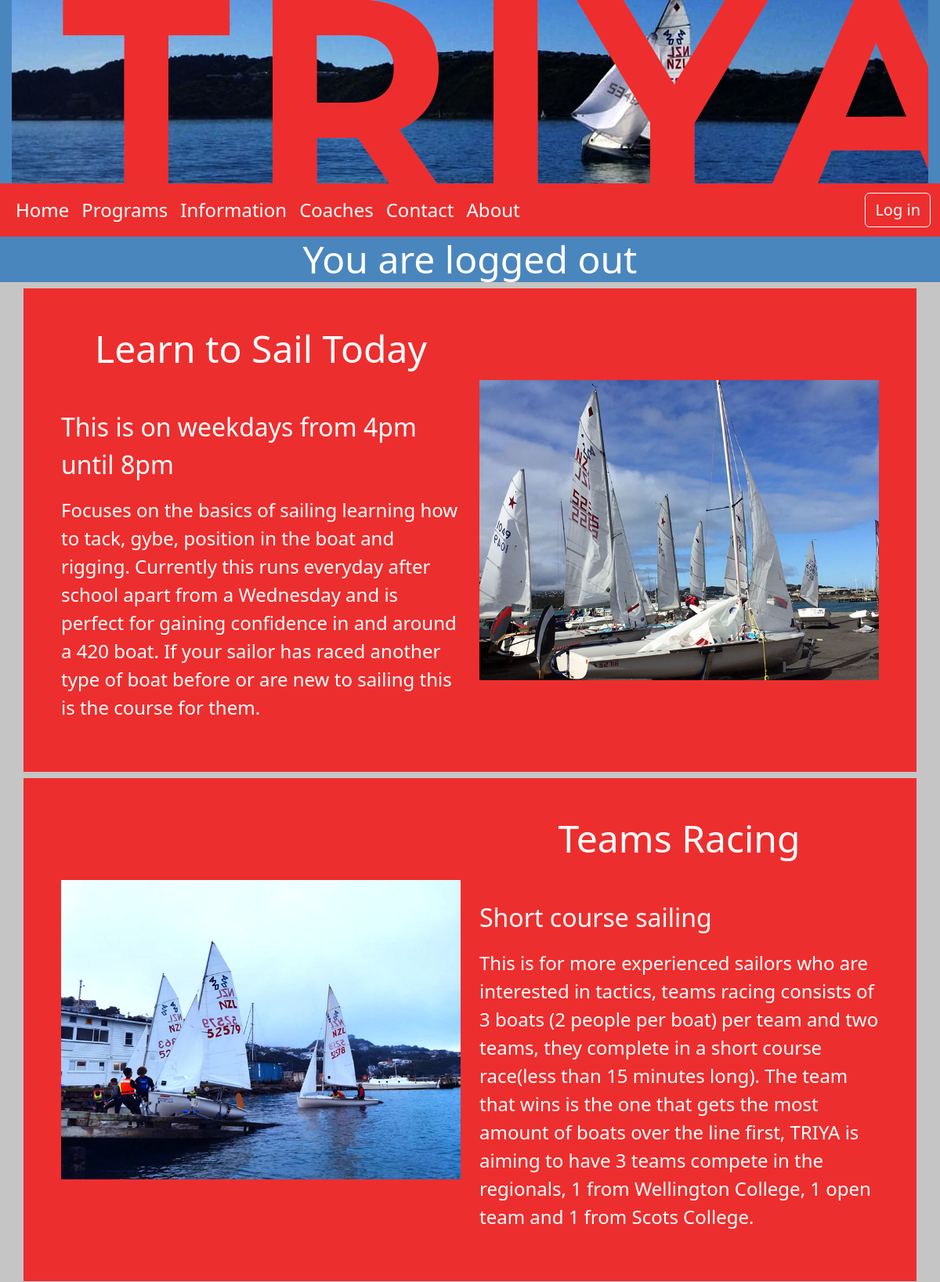
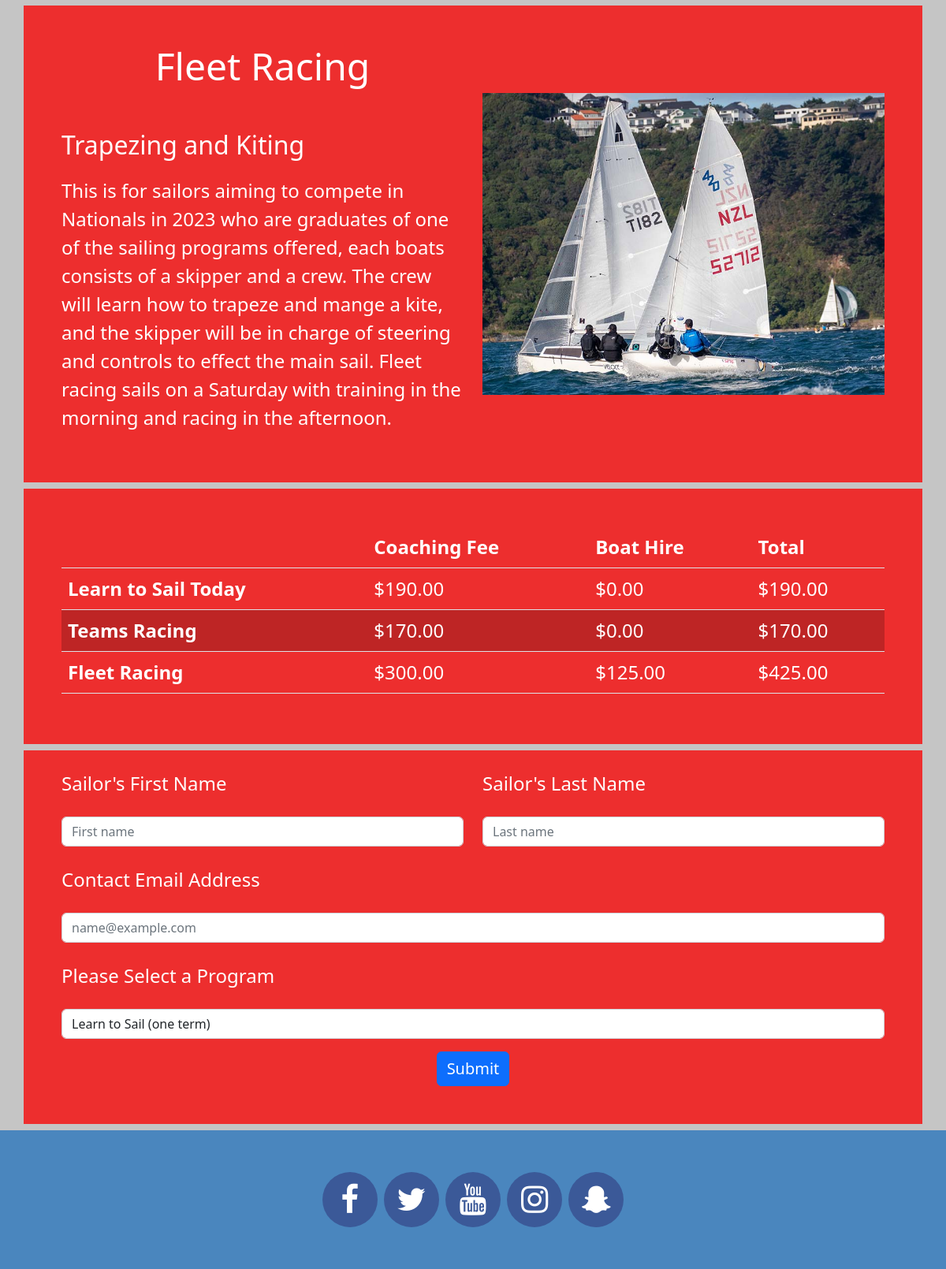
Page /programs on the committed database (2 pictures, top to bottom).
### tables this page shows
CREATE TABLE program(
    id integer primary key autoincrement not null,
    name text not null,
    subtitle text not null,
    description text not null,
    coachingfee real not null,
    boathire real not null,
    image text not null,
    updated_at date
);

### server.py (the view)
@app.route("/programs")
def programs():
    sql = "select id, name, subtitle, description, coachingfee, boathire, coachingfee+boathire as 'total', image from program;"
    result = run_search_query(sql,db_path)
    return render_template("programs.html", page_data=result)

### db_functions.py (called while the page is built)
def run_search_query(sql_query, file_path, rowfactory=True):
    try:
        db = sqlite3.connect(file_path)
        if rowfactory:
            db.row_factory = sqlite3.Row
        cursor = db.cursor()
        cursor.execute(sql_query)
        result = cursor.fetchall()
        cursor.close()
    except sqlite3.Error as error:
        print("Error while creating sqlite table: {}".format(error))
    finally:
        if db:
            db.close()
        if result:
            return result

### server.py (called while the page is built)
@app.template_filter()
def currency_format(value):
    value = float(value)
    return "${:,.2f}".format(value)

### templates/programs.html (shortened to what this page needs)
{% extends "main_template.html" %}
{% block content %}
{% for x in page_data %}
<div class="container-lg container-bg my-2 p-5 ">
    <div class="row align-items-center {{loop.cycle('','reverse') }}">
        <div class="col-md-6 ">
            <h2>{{ x["name"] }}</h2>
                <p class="main-para">{{ x["subtitle"] }}</p>
                <p class="main-para-sm">{{ x["description"] }}</p>
        </div>
         {% set img=x["image"] %}
        <div class="col-md-6 {{loop.cycle('','order-first') }}"><img class="img-fluid mx-auto d-block" src="{{ url_for('static', filename='images/'+img ) }}" alt=""></div>
    </div>
</div>
{% endfor %}
<div class="container-lg container-bg my-2 p-5 ">
    <table class="table">
        <thead>
        <tr><th> </th><th> Coaching Fee </th> <th> Boat Hire </th> <th> Total</th></tr>
        </thead>
        <tbody>
           {% for x in page_data %}
           <tr>
        <th scope="row" class="text-navblue">{{ x["name"] }}</th>
           <td> {{ x["coachingfee"] | currency_format }}</td>
           <td>{{ x["boathire"] | currency_format }}</td>
        <td> {{ x["total"] | currency_format }} </td>
        </tr>
        {% endfor %}
        </tbody>
    </table>
</div>
<div class="container-lg container-bg my-2 px-5 pb-5 ">
    <form id="contactform">
        <div class="row">
            <div class="col">
                <label for="sailorfname">Sailor's First Name</label>
                <input type="text" id="sailorfname" class="form-control " placeholder="First name">
            </div>
            <div class="col">
                <label for="sailorlname">Sailor's Last Name</label>
                <input type="text" id="sailorlname" class="form-control " placeholder="Last name">
            </div>
        </div>
        <div class="form-group">
            <label for="email" >Contact Email Address</label>
            <input type="email" id="email" class="form-control"  placeholder="name@example.com">
        </div>
        <div class="form-group">
            <label for="selectprogram" >Please Select a Program</label>
            <select class="form-control" id="selectprogram">
                <option>Learn to Sail (one term)</option>
            </select>
        </div>
        <div class = "form-group text-center">
            <button type="submit" class="btn btn-primary">Submit</button>
        </div>
    </form>
</div>
{% endblock %}

### templates/main_template.html (shortened to what this page needs)
<!DOCTYPE html>
<html lang="en">
<head>
    <link href="https://cdn.jsdelivr.net/npm/bootstrap@5.2.0/dist/css/bootstrap.min.css" rel="stylesheet">
    <link rel="stylesheet" href="https://cdnjs.cloudflare.com/ajax/libs/font-awesome/4.7.0/css/font-awesome.min.css">
    <link rel="stylesheet" type="text/css" href="{{ url_for('static', filename='styles/triya-styles.css') }}">
</head>
<body>
<div class="container-fluid bg-main">
    <img class="img-fluid mx-auto d-block" src="{{ url_for('static', filename='images/hero_image.jpg') }}" alt="Hero image">
</div>
<nav class="navbar navbar-expand-md bg-nav">
  <div class="container-fluid">
    <div class="collapse navbar-collapse" id="collapsibleNavbar">
          <ul class="navbar-nav ">
            <li class="nav-item">
                <a class="nav-link" href="{{ url_for('index') }}">Home</a>
            </li>
            <li class="nav-item">
                <a class="nav-link" href="{{ url_for('programs') }}">Programs</a>
            </li>
            <li class="nav-item">
                <a class="nav-link" href="{{ url_for('information') }}">Information</a>
            </li>
            <li class="nav-item">
                <a class="nav-link" href="{{ url_for('index') }}#coaches">Coaches</a>
            </li>
            <li class="nav-item">
                <a class="nav-link" href="{{ url_for('programs') }}#contactform">Contact</a>
            </li>
              <li class="nav-item">
                <a class="nav-link" href="{{ url_for('index') }}#about">About</a>
            </li>
        </ul>
    </div>
    <div class="text-end">
        {% if session["Username"] %}
     <a href="{{ url_for('log_out') }}" class="btn btn-outline-light">Log out</a>
        {% else %}
         <a href="{{ url_for('log_in') }}" class="btn btn-outline-light">Log in</a>
        {% endif %}
    </div>
  </div>
</nav>
{% if session["Username"] %}
<div class="bg-warning display-5 text-white text-center ">
{% for x,y in session.items() %}
{{x}} : {{y}} <br>
{% endfor %}
     </div>
{% else %}
<div class="bg-main display-5 text-white text-center "> You are logged out</div>
 {% endif %}
{% block content %}
{% endblock %}
<footer class="container-fluid bg-main p-5">
    <div class="container text-center"> <a href="#" class="fa fa-facebook"></a>
        <a href="#" class="fa fa-twitter"></a>
        <a href="#" class="fa fa-youtube"></a>
        <a href="#" class="fa fa-instagram"></a>
        <a href="#" class="fa fa-snapchat-ghost"></a></div>
</footer>
</body>
</html>

### static/styles/triya-styles.css (style rules this page uses)
:root { --main-bg: rgb(197, 197, 197); --blue-bg-color: rgb(74,134,190); --main-nav-text:rgb(255,255,255); --main-nav-bg: rgb(237,46,46); --main-nav-hover: rgb(161, 20, 20); --main-box-bg: rgb(237,46,46); }
body { font-size: 100%; background-color: var(--main-bg) }
.bg-main { background-color: var(--blue-bg-color) }
.bg-nav { background-color: var(--main-nav-bg); }
.nav-link, .nav-link:hover { color: var(--main-nav-text); font-size: 1.5em; }
.btn { font-size:1.25em; }
.container-bg { background-color: var(--main-box-bg); }
h2 { font-size: 3em; color: white; text-align: center; margin-bottom: 1em; }
.main-para { font-size: 2em; color: white; }
.main-para-sm { font-size: 1.5em; color: var( --main-nav-text); }
.table { color:white; font-size: 1.5em; }
tr:nth-child(even) { background: rgba(0,0,0,0.2); }
label { color: white; margin: 1em 0; font-size: 1.5em; }
.fa { padding: 15px; font-size: 40px; width: 70px; height: 70px; text-align: center; text-decoration: none; margin: 5px 2px; border-radius: 50%; }
.fa-facebook, .fa-youtube, .fa-instagram, .fa-twitter, .fa-snapchat-ghost { background: #3B5998; color: white; }

### rows in the picture
program: name "Learn to Sail Today", subtitle "This is on weekdays from 4pm until 8pm", description "Focuses on the basics of sailing learning how to tack, gybe, position in the boat and rigging. Currently this runs everyday after school apart from a Wednesday and is perfect for gaining confidence in and around a 420 boat. If your sailor has raced another type of boat before or are new to sailing this is the course for them.", image (picture), coachingfee "$190.00", boathire "$0.00", total "$190.00"
program: name "Teams Racing", subtitle "Short course sailing", description "This is for more experienced sailors who are interested in tactics, teams racing consists of 3 boats (2 people per boat) per team and two teams, they complete in a short course race(less than 15 minutes long). The team that wins is the one that gets the most amount of boats over the line first, TRIYA is aiming to have 3 teams compete in the regionals, 1 from Wellington College, 1 open team and 1 from Scots College.", image (picture), coachingfee "$170.00", boathire "$0.00", total "$170.00"
program: name "Fleet Racing", subtitle "Trapezing and Kiting", description "This is for sailors aiming to compete in Nationals in 2023 who are graduates of one of the sailing programs offered, each boats consists of a skipper and a crew. The crew will learn how to trapeze and mange a kite, and the skipper will be in charge of steering and controls to effect the main sail. Fleet racing sails on a Saturday with training in the morning and racing in the afternoon.", image (picture), coachingfee "$300.00", boathire "$125.00", total "$425.00"
